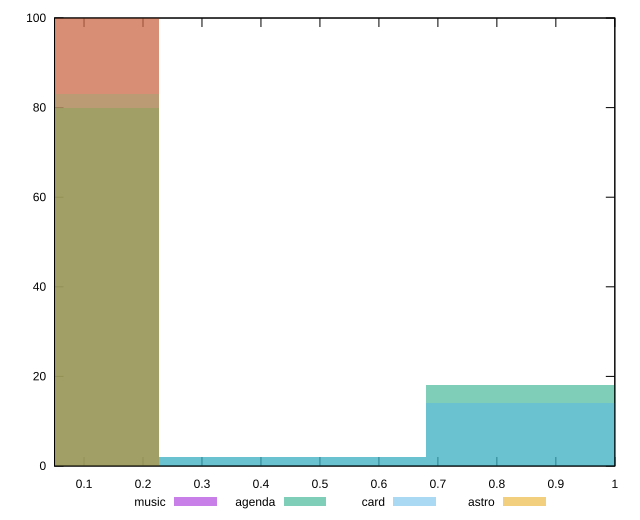

This figure's gnuplot source:
reset

$music <<EOF
0 100
EOF

$agenda <<EOF
0 80
0.9068615733916829 18
0.45343078669584147 2
EOF

$card <<EOF
0 83
0.45343078669584147 2
0.9068615733916829 14
EOF

$astro <<EOF
0 100
EOF

set key outside below
set boxwidth 0.45343078669584147
set xrange [0.05:1]
set yrange [0:100]
set trange [0:100]
set style fill transparent solid 0.5 noborder
set terminal svg size 640, 520 enhanced background rgb 'white'
set output "reports/report_00027_2021-02-24T12-40-31.850Z/uses-long-cache-ttl/comparison/histogram/all_score.svg"

plot $music title "music" with boxes, \
     $agenda title "agenda" with boxes, \
     $card title "card" with boxes, \
     $astro title "astro" with boxes

reset
